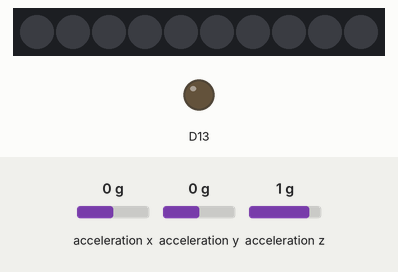
This sketch was run on a simulated Adafruit Circuit Playground Express. On the bench: 10 RGB LEDs in strip order, left to right, output pins drawn as LEDs (lit = HIGH). Inputs (shaded band) come from the test bench; at power-on: acceleration x 0 g, acceleration y 0 g, acceleration z 1 g. Dim RGB values are drawn brighter than linear; what the sketch prints to the serial monitor is not drawn.

Above: at 1.2 s.
1.3 s: acceleration x set to -1.4 g
4.3 s: acceleration y set to -1.4 g
At 5.3 s:
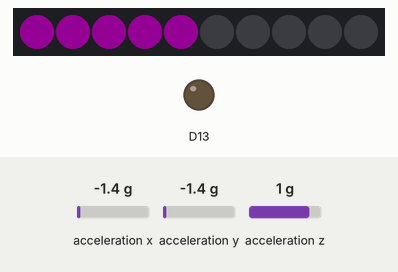
7.3 s: acceleration z set to -1.4 g
10.3 s: acceleration x set to 0 g
13.3 s: acceleration y set to 0 g
At 14.2 s:
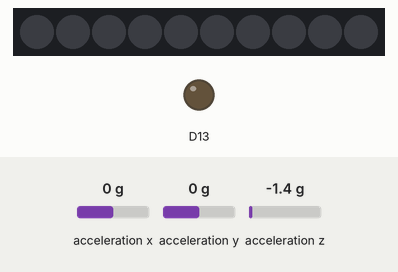
14.8 s: acceleration y set to 1.4 g
At 15.3 s:
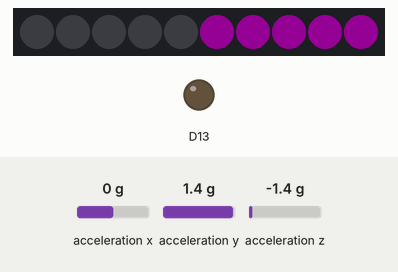
Timing chart, 0 to 17.8 s (numbered marks = the images above; inputs shaded):
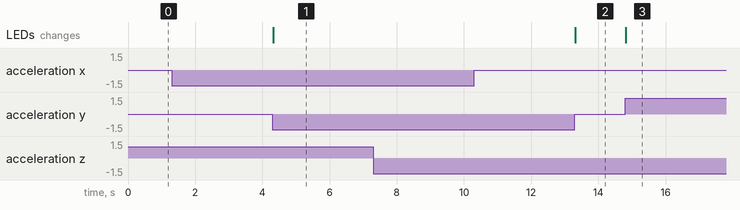

Measured:
- after the input at 4.3 s, the LEDs: change at once (image 1)
- after the input at 13.3 s, the LEDs: change at once (image 2)
- after the input at 14.8 s, the LEDs: change at once (image 3)

The sketch:

reto1.ino
```cpp
// Autor: Allan Otárola Villalobos
// Fecha: 6/11/17
// Reto1 sensorAcelerometro (reto1)
// Se utilizan el Microcontrolador CircuitPlayground

#include <Adafruit_CircuitPlayground.h>
#include <Adafruit_Circuit_Playground.h>

 float valorX;
 float valorY;
 float valorZ;


void setup() {

  CircuitPlayground.begin();
  Serial.begin(9600);


}

void loop() {

  valorX = CircuitPlayground.motionX();
  valorY = CircuitPlayground.motionY();
  valorZ = CircuitPlayground.motionZ();

  Serial.print(" Valor de x: ");
  Serial.print(valorX);


  Serial.print(" Valor de Y: ");
  Serial.print(valorY);


  Serial.print(" Valor de Z: ");
  Serial.println(valorZ);

  acelerometroXYZ();

}

void acelerometroXYZ(){


  if(valorX < -5){


    CircuitPlayground.setPixelColor(1,255,0,255);
    CircuitPlayground.setPixelColor(0,255,0,255);
    CircuitPlayground.setPixelColor(9,255,0,255);
    CircuitPlayground.setPixelColor(8,255,0,255);


  }
  else{

    CircuitPlayground.setPixelColor(1,0,0,0);
    CircuitPlayground.setPixelColor(0,0,0,0);
    CircuitPlayground.setPixelColor(9,0,0,0);
    CircuitPlayground.setPixelColor(8,0,0,0);

  }

  if(valorX > 5){


    CircuitPlayground.setPixelColor(3,255,0,255);
    CircuitPlayground.setPixelColor(4,255,0,255);
    CircuitPlayground.setPixelColor(5,255,0,255);
    CircuitPlayground.setPixelColor(6,255,0,255);

  }
  else{

    CircuitPlayground.setPixelColor(3,0,0,0);
    CircuitPlayground.setPixelColor(4,0,0,0);
    CircuitPlayground.setPixelColor(5,0,0,0);
    CircuitPlayground.setPixelColor(6,0,0,0);

  }

  if(valorY < -5){

    CircuitPlayground.setPixelColor(0,255,0,255);
    CircuitPlayground.setPixelColor(1,255,0,255);
    CircuitPlayground.setPixelColor(2,255,0,255);
    CircuitPlayground.setPixelColor(3,255,0,255);
    CircuitPlayground.setPixelColor(4,255,0,255);

  }
  else{

    CircuitPlayground.setPixelColor(0,0,0,0);
    CircuitPlayground.setPixelColor(1,0,0,0);
    CircuitPlayground.setPixelColor(2,0,0,0);
    CircuitPlayground.setPixelColor(3,0,0,0);
    CircuitPlayground.setPixelColor(4,0,0,0);

  }

  if(valorY > 5){

    CircuitPlayground.setPixelColor(5,255,0,255);
    CircuitPlayground.setPixelColor(6,255,0,255);
    CircuitPlayground.setPixelColor(7,255,0,255);
    CircuitPlayground.setPixelColor(8,255,0,255);
    CircuitPlayground.setPixelColor(9,255,0,255);

  }
  else{

    CircuitPlayground.setPixelColor(5,0,0,0);
    CircuitPlayground.setPixelColor(6,0,0,0);
    CircuitPlayground.setPixelColor(7,0,0,0);
    CircuitPlayground.setPixelColor(8,0,0,0);
    CircuitPlayground.setPixelColor(9,0,0,0);

  }

}
```
